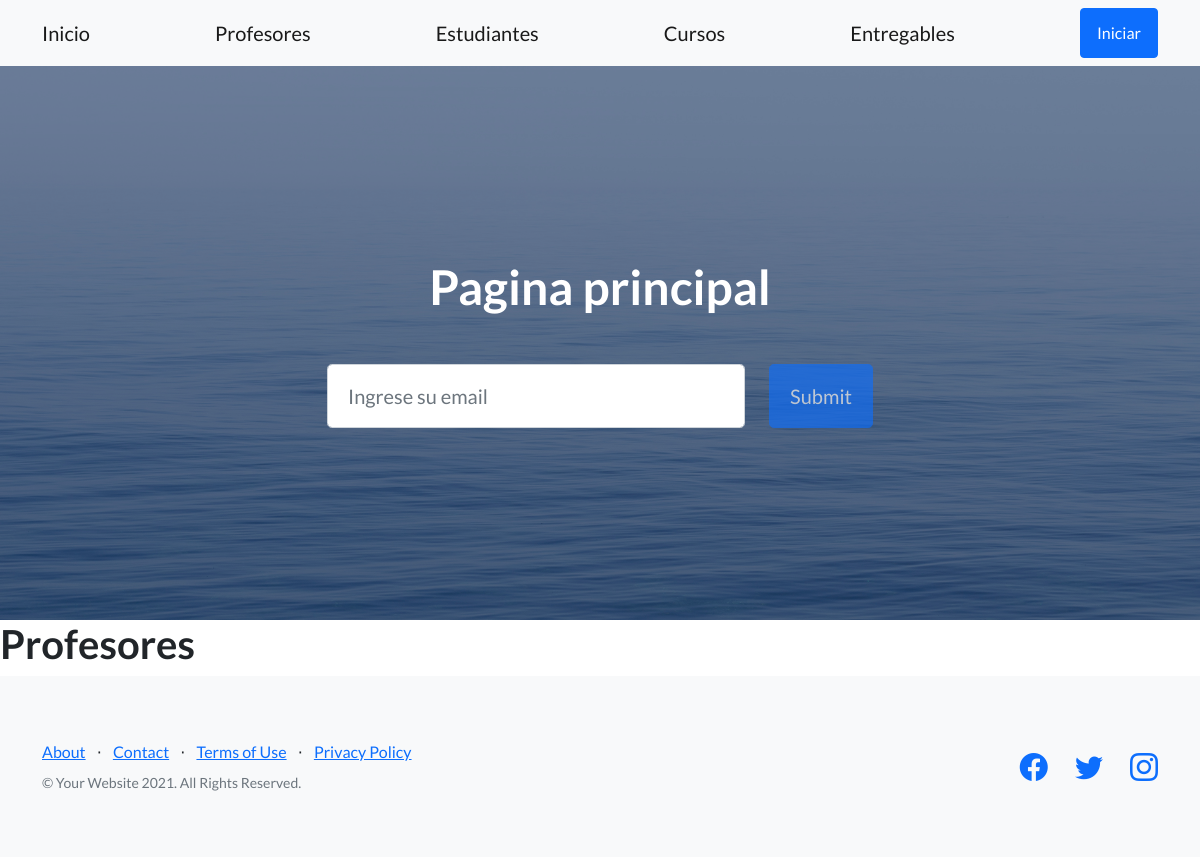
The page /AppCoder/profesores on the database as committed earlier.
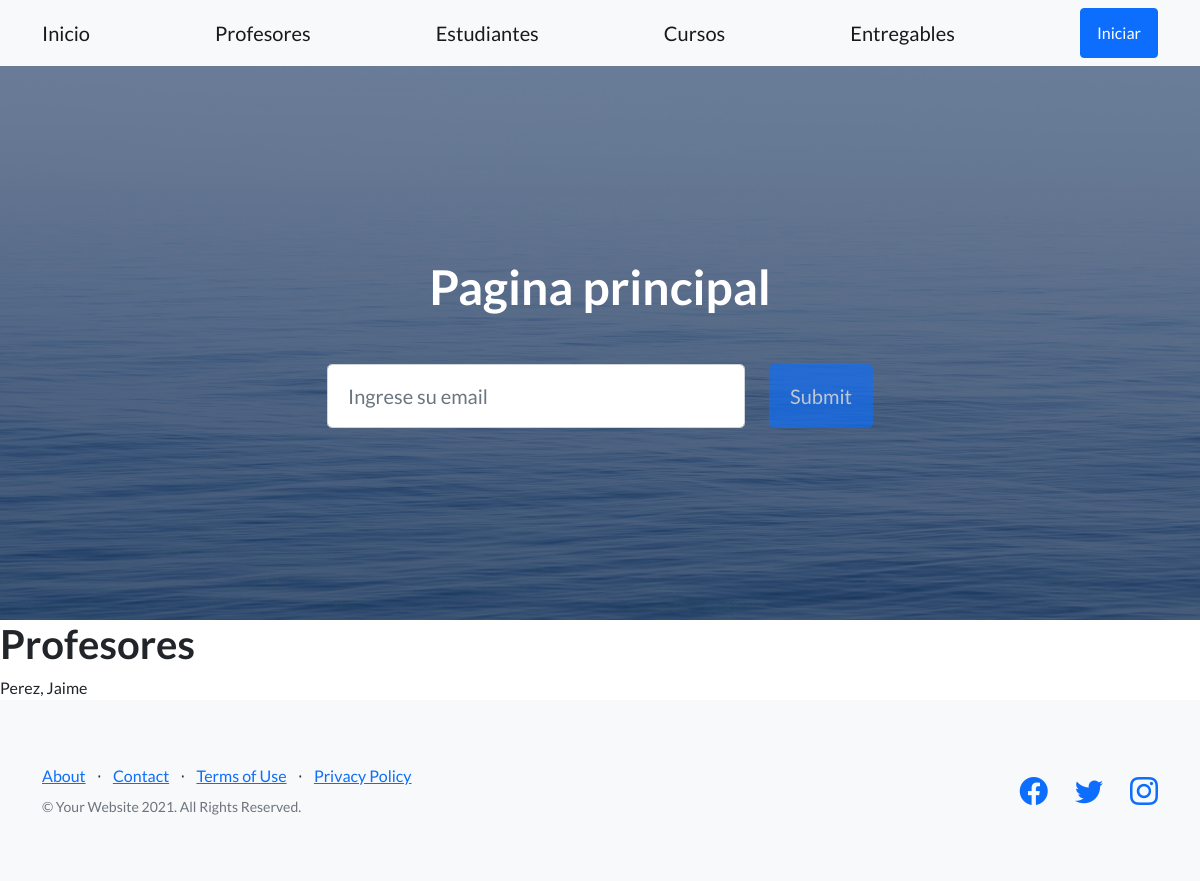
The same page on the database as committed later.
### AppCoder/models.py (models this page shows)
class Profesor(models.Model):
    nombre = models.CharField(max_length=40)
    apellido = models.CharField(max_length=40)
    email = models.EmailField()
    profesion = models.CharField(max_length=40)
    def __str__(self):
        return f'{self.apellido}, {self.nombre}'

### AppCoder/views.py (the view)
# urls.py: path('profesores', views.profesores, name='Profesores'),
def profesores(request):
    return render(request, "AppCoder/profesores.html",
                  {'profesores': Profesor.objects.all()})

### AppCoder/templates/AppCoder/profesores.html
{% extends 'AppCoder/padre.html' %}
{%  load static %}
{% block contenidoquecambia%}
    <h1>Profesores</h1>
    {% for profesor in profesores %}
    {{ profesor }}
    <br>
{% endfor %}
{% endblock %}

Rows that differ between the two databases and show on the page:
added Profesor: apellido+nombre "Perez, Jaime"
